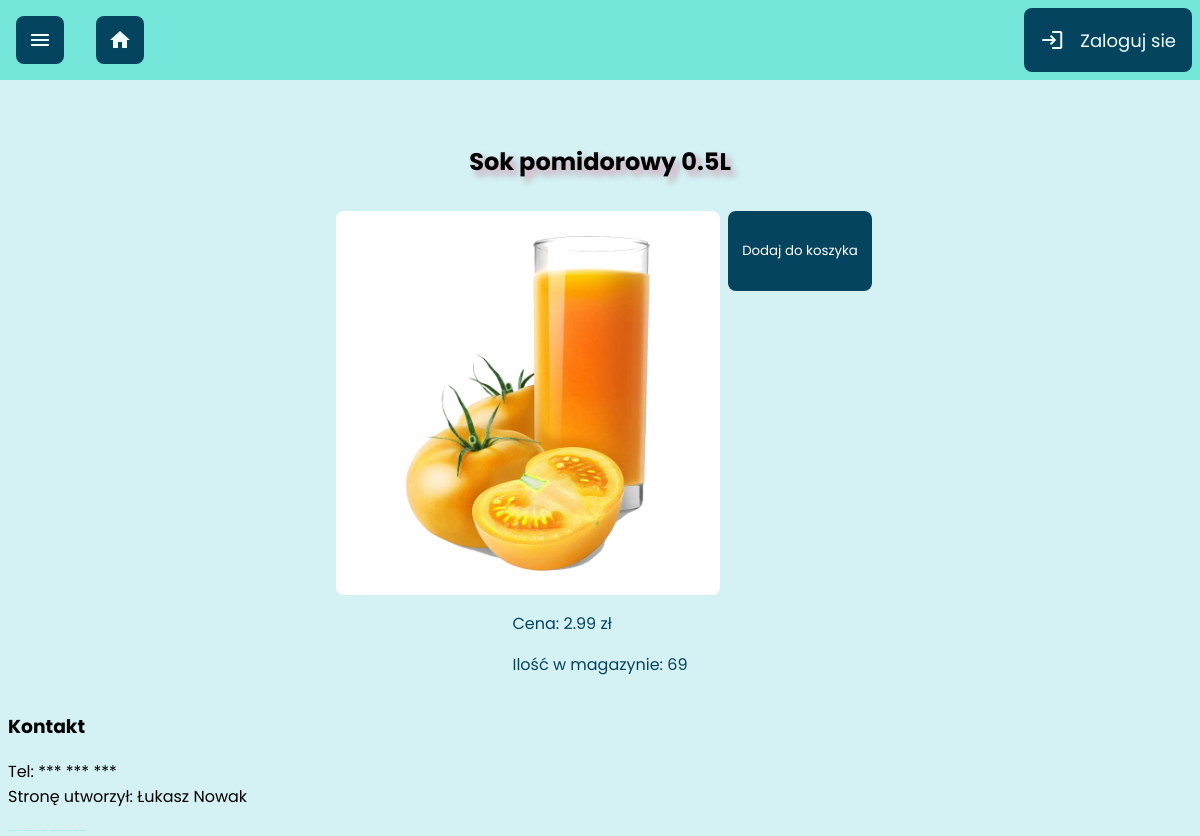
The app's page /product.php?id=1, older data.
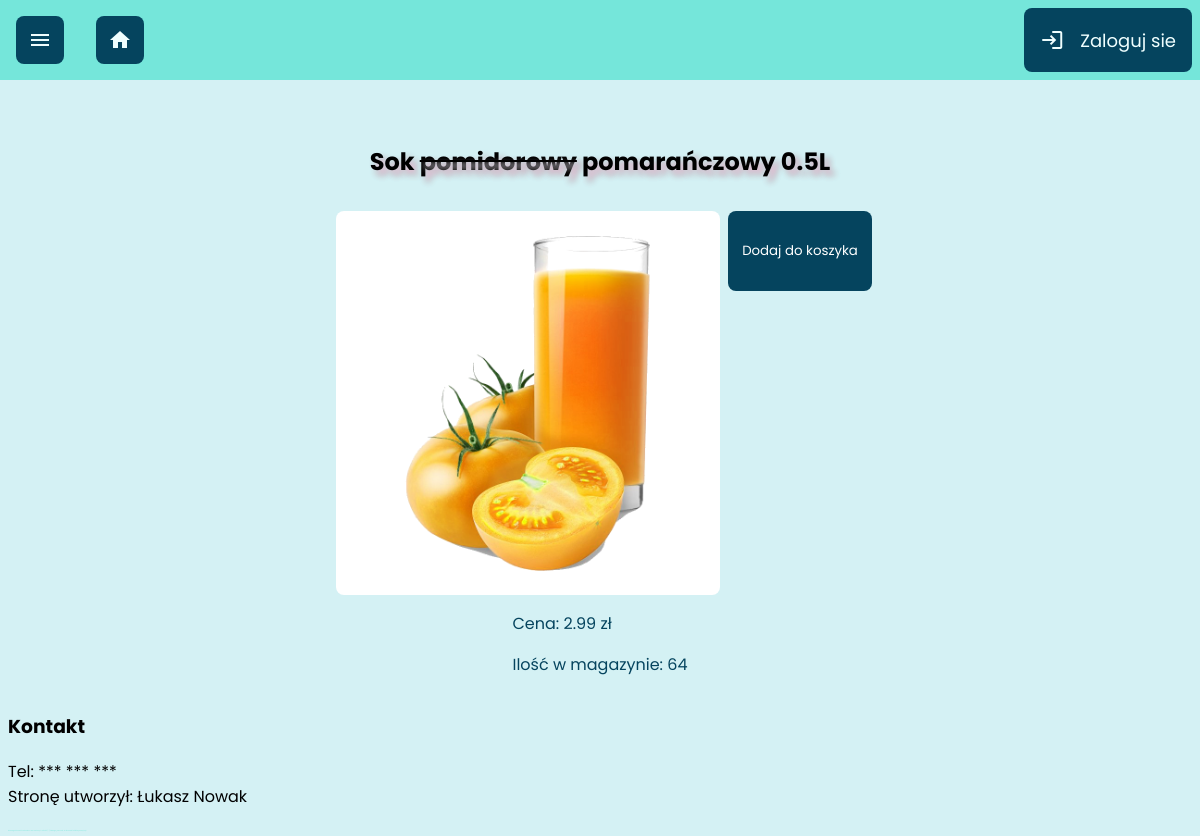
The same page, newer data.
### tables this page shows
CREATE TABLE `products` (
  `product_id` int(11) NOT NULL,
  `name` text NOT NULL,
  `price` decimal(10,2) NOT NULL,
  `quantity` int(11) NOT NULL,
  `category_id` int(11) NOT NULL,
  `picture_path` varchar(200) NOT NULL,
  `description` text NOT NULL
);

### product.php (the view, shortened to what this page needs)
<?php
include_once "components/head.php";
include_once "components/header.php";
include_once "components/nav.php";
?>
<main>
  <?php
  $product_id = $_GET['id'];
  $q1 = "SELECT * FROM `products` WHERE product_id = $product_id";
  $q2 = "SELECT `name` FROM `products` WHERE product_id = $product_id";
  $conn = connect();
  $res_s = $conn->query($q2);
  $prod_name = $res_s->fetch_object();
  echo "<h2 class='product_name'>$prod_name->name</h2>";
  $res = $conn->query($q1);
  ?>
  <div class="show-product">
    <?php
    while ($row = $res->fetch_object()) {
      if ($row->name == 'Kubek Satisfactory' || $row->name == 'Plakat "Satisfactory Update 5"') {
        echo "<div class='product-img-container'>";
        echo "<img src='$row->picture_path' alt='obrazek produktu'>";
        echo "<form action='./cart_form.php' method='POST'>";
        echo "<input type='hidden' name='product' value='$row->product_id'>";
        echo "<input type='submit' value='Dodaj do koszyka' id='addToCart'>";
        if ($_SESSION['admin']) {
          echo "<a href='edit_product.php?id=$row->product_id' class='golden_buzzer'>Edytuj</a>";
          echo "<a href='del_product.php?id=$row->product_id' class='golden_buzzer'>Usuń</a>";
        }
        echo "</form>";
        echo "</div>";
        echo "<p>Cena: " . substr($row->price, 0, 1) . " Kupon FICSIT</p>";
        echo "<p>Ilość w magazynie: " . $row->quantity . "</p>";
      } else {
        echo "<div class='product-img-container'>";
        echo "<img src='$row->picture_path' alt='obrazek produktu'>";
        echo "<form action='./cart_form.php' method='POST'>";
        echo "<input type='submit' value='Dodaj do koszyka' id='addToCart'>";
        echo "</form>";
        echo "</div>";
        echo "<div><p>Cena: " . $row->price . " zł</p>";
        echo "<p>Ilość w magazynie: " . $row->quantity . "</p></div>";
      }
    }
    ?>
  </div>
</main>
<?php
include_once "components/footer.php";
include_once "components/foot.php";
?>

Row changes from the older to the newer data that the page shows:
changed products: name "Sok pomidorowy 0.5L" → "Sok pomidorowy pomarańczowy 0.5L"; quantity "69" → "64"
